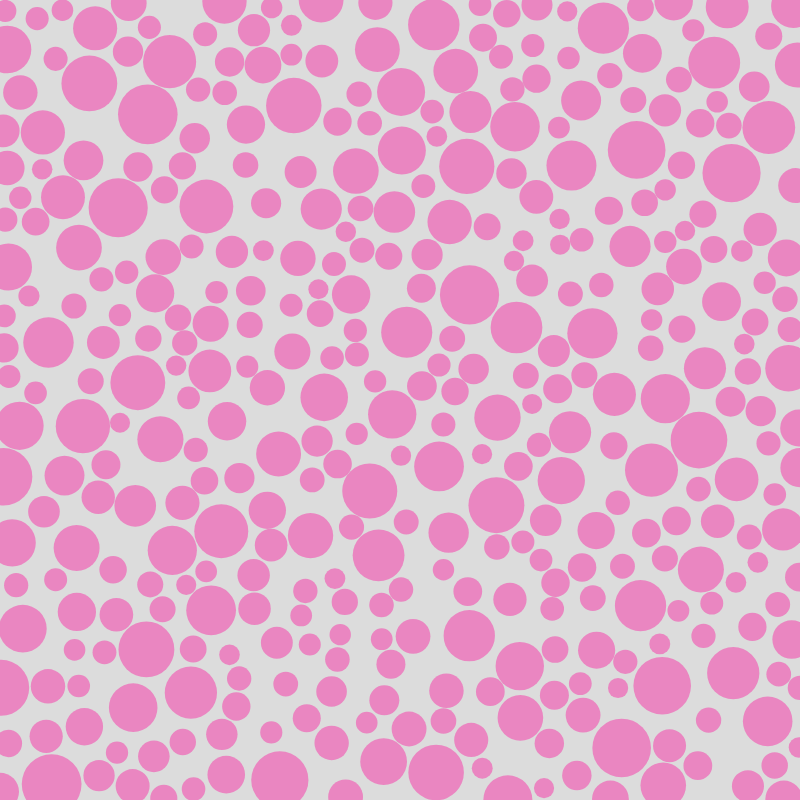
Frame 1 (no input)
Frame 60 (no input): identical to frame 1, image omitted
Frame 120 (the mouse pressed at the canvas centre since frame 60): identical to frame 1, image omitted

The p5.js sketch that drew this single still picture (run headless with seeded random() and noise() and a simulated clock; from frame 60 on, the mouse is pressed at the canvas centre):

// p5.js sketch
// ── sketch.js

let circles = [];
let protection = 0;

function setup() {
  createCanvas(800, 800);
  background(220);

  while(circles.length < 60000){
  //for(let i = 0; i<25; i++){

    let circle = {
      x: random(width),
      y: random(height),
      r: random(10,30)
    }

    let overlapping = false;

    
    for(let j = 0; j<circles.length; j++){
      let other = circles[j];
      let d = dist(circle.x,circle.y,other.x,other.y);
      if(d < circle.r + other.r){
        overlapping = true;
        break;
      }
    }

    if(!overlapping){
      circles.push(circle);
    }
    protection++;
    if(protection > 10000){
      break;
    }
  }
  for(let i = 0; i<circles.length;i++){
    fill(255,0,150,100);
    noStroke();
    ellipse(circles[i].x,circles[i].y,circles[i].r*2,circles[i].r*2);
  }
}

function draw() {
  //background(220);
}
